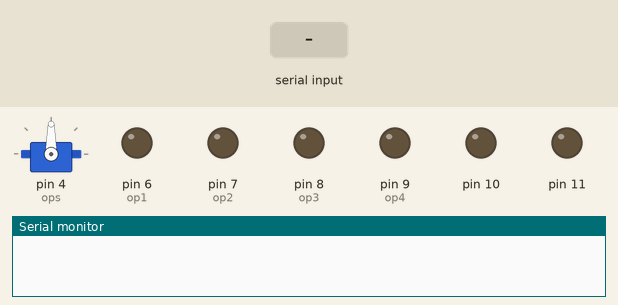
This sketch was run on a simulated Arduino Uno, built with avr-gcc and run on an emulated ATmega328P. On the bench: servo, output pins drawn as LEDs (lit = HIGH), the last lines printed to the serial monitor. The test bench sets the inputs (shaded band). Pins used as bus, display or sensor lines are not drawn.

Above: at 1.2 s.
1.3 s: "P" received over Serial
At 1.6 s:
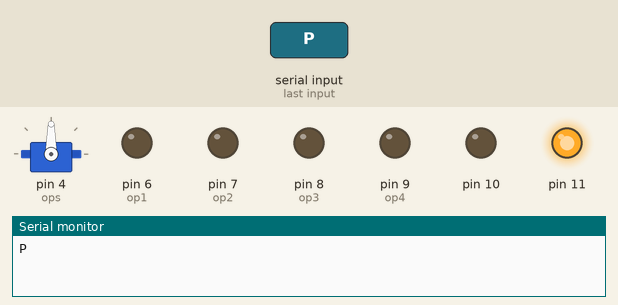
2.8 s: byte 71 ('G') received over Serial
At 3.27 s:
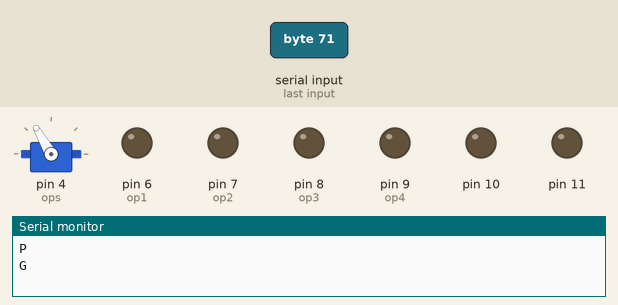
5.8 s: "B" received over Serial
At 7.7 s:
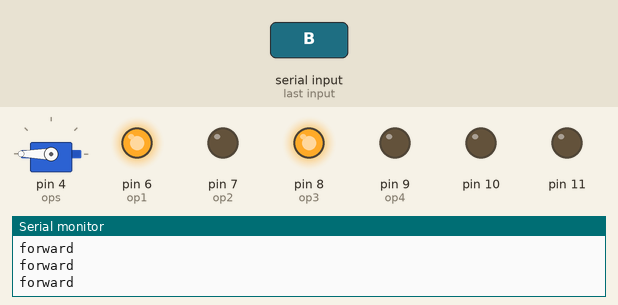
8.4 s: byte 103 ('g') received over Serial
At 8.88 s:
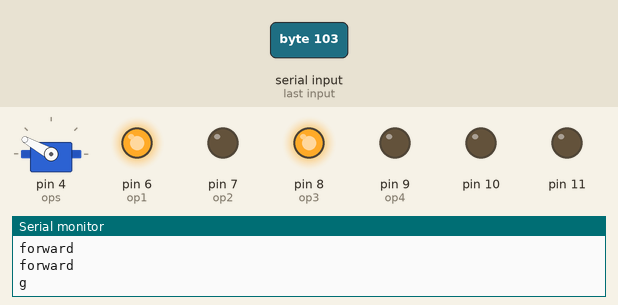
11.4 s: "L" received over Serial
At 13.5 s:
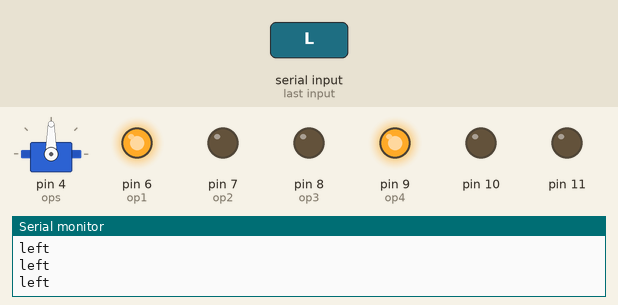
14.0 s: "R" received over Serial
At 15.1 s:
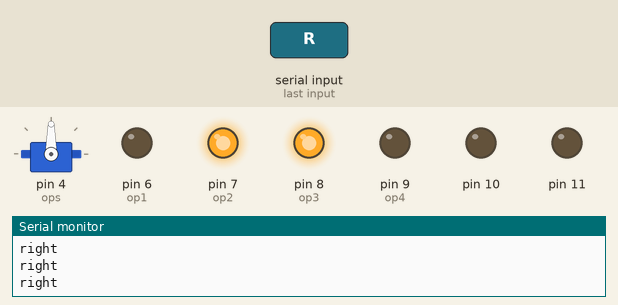
Timing chart, 0 to 16.5 s (numbered marks = the images above; inputs shaded):
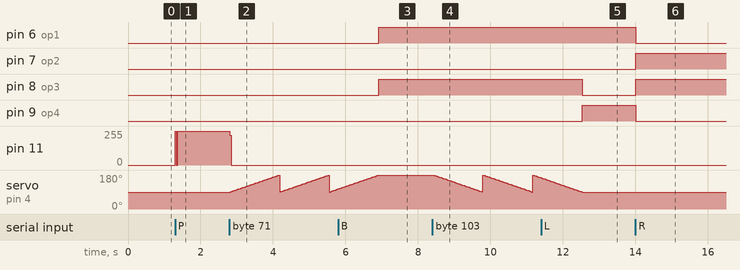

Measured:
- after the input at 1.3 s, pin 11: 0/255 → 255/255 at once
- after the input at 2.8 s, pin 11: 255/255 → 0/255 at once; servo on pin 4 (ops): ramps from 90° to 180° and jumps back, once every 1.4 s
- after the input at 5.8 s, pin 6 (op1), pin 8 (op3): LOW → HIGH after 1.1 s; servo on pin 4 (ops): goes on until 6.9 s, then stays 180°
- after the input at 8.4 s, servo on pin 4 (ops): ramps from 180° to 90° and jumps back, once every 1.4 s
- after the input at 11.4 s, pin 8 (op3): HIGH → LOW after 1.1 s; pin 9 (op4): LOW → HIGH after 1.1 s
- after the input at 14.0 s, pin 6 (op1), pin 9 (op4): HIGH → LOW at once; pin 7 (op2), pin 8 (op3): LOW → HIGH at once

The sketch:

RC_ARM.ino
```cpp
#include <Servo.h>
int opa1 = 10;
int opa2 = 11;
int ops = 4;
int pos = 90;
int op1 = 6;
int op2 = 7;
int op3 = 8;
int op4 = 9;
int s1 = A0;
int s2 = A1;
int Speed1 = 800;
int Speed2 = 800;
Servo myservo;

char a;

void setup() {
  pinMode(op1, OUTPUT);
  pinMode(op2, OUTPUT);
  pinMode(op3, OUTPUT);
  pinMode(op4, OUTPUT);
  pinMode(ops, OUTPUT);
  pinMode(A0, OUTPUT);
  pinMode(A1, OUTPUT);
  myservo.attach(ops);
  Serial.begin(9600);
  // put your setup code here, to run once:

}
void grabon()
{
  for (pos = 90; pos <= 180; pos += 1) { // goes from 0 degrees to 180 degrees
    // in steps of 1 degree
    myservo.write(pos);              // tell servo to go to position in variable 'pos'
    delay(15);
}
}
void graboff()
{
  for (pos = 180; pos >= 90; pos -= 1) { // goes from 180 degrees to 0 degrees
    myservo.write(pos);              // tell servo to go to position in variable 'pos'
    delay(15);                       // waits 15 ms for the servo to reach the position
}
}
void pickup()
{
  analogWrite(11,255);
  analogWrite(10, 0);
  delay(15);
  analogWrite(11,0);
  analogWrite(10, 0);
}
void pickdown()
{
  analogWrite(10,255);
  analogWrite(11, 0);
  delay(15);
  analogWrite(11,0);
  analogWrite(10, 0);
}

void forward()
{

  digitalWrite(op1, HIGH);
  digitalWrite(op2, LOW);
  digitalWrite(op3, HIGH);
  digitalWrite(op4, LOW);
  digitalWrite(s1, Speed1);
  digitalWrite(s2, Speed2);
  Serial.println("forward");

}
void Stop()
{
  //analogWrite(en1, 255);
  //analogWrite(en2, x);
  digitalWrite(op1, LOW);
  digitalWrite(op2, LOW);
  digitalWrite(op3, LOW);
  digitalWrite(op4, LOW);
  digitalWrite(s1, Speed1);
  digitalWrite(s2, Speed2);
  Serial.println("stop");

}

void reverse()
{
  //analogWrite(en1, 255);
  //analogWrite(en2, x);
  digitalWrite(op1, LOW);
  digitalWrite(op2, HIGH);
  digitalWrite(op3, LOW);
  digitalWrite(op4, HIGH);
  digitalWrite(s1, Speed1);
  digitalWrite(s2, Speed2);
  Serial.println("reverse");

}
void reverseright()
{
  //analogWrite(en1, 255);
  //analogWrite(en2, x);
  digitalWrite(op1, LOW);
  digitalWrite(op2, LOW);
  digitalWrite(op3, LOW);
  digitalWrite(op4, HIGH);
  digitalWrite(s1, Speed1);
  digitalWrite(s2, Speed2);
  Serial.println("reverse right");

}
void reverseleft()
{
  //analogWrite(en1,255);
  //analogWrite(en2, x);
  digitalWrite(op1, LOW);
  digitalWrite(op2, HIGH);
  digitalWrite(op3, LOW);
  digitalWrite(op4, LOW);
  digitalWrite(s1, Speed1);
  digitalWrite(s2, Speed2);
  Serial.println("reverse left");

}
void left()
{
  //analogWrite(en1, 255);
  //analogWrite(en2, x);
  digitalWrite(op1, HIGH);
  digitalWrite(op2, LOW);
  digitalWrite(op3, LOW);
  digitalWrite(op4, HIGH);
  digitalWrite(s1, Speed1);
  digitalWrite(s2, Speed2);
  Serial.println("left");

}
void right()
{
  // analogWrite(en1, 255);
  //analogWrite(en2, x);
  digitalWrite(op1, LOW);
  digitalWrite(op2, HIGH);
  digitalWrite(op3, HIGH);
  digitalWrite(op4, LOW);
  digitalWrite(s1, Speed1);
  digitalWrite(s2, Speed2);
  Serial.println("right");

}
void forwardleft()
{
  digitalWrite(op1, HIGH);
  digitalWrite(op2, LOW);
  digitalWrite(op3, LOW);
  digitalWrite(op4, LOW);
  digitalWrite(s1, Speed1);
  digitalWrite(s2, Speed2);
  Serial.println("forwardleft");

}
void forwardright()
{
  digitalWrite(op1, LOW);
  digitalWrite(op2, LOW);
  digitalWrite(op3, HIGH);
  digitalWrite(op4, LOW);
  digitalWrite(s1, Speed1);
  digitalWrite(s2, Speed2);
  Serial.println("forwardright");
}
void loop() {
    if (Serial.available())
    {
      a = Serial.read();
      Serial.println(a);
    }
    if (a == 'B')
    {
      forward();
      Serial.println("forward");
    }
    else if (a == 'L')
    {
      left();

    }
    else if (a == 'R')
    {
      right();

    }
    else if (a == 'z')
    {
      forwardleft();

    }
    else if (a == 'Z')
    {
      forwardright();

    }
    else if (a == 'F')
    {
      reverse();

    }

    else if (a == 'q')
    {
      reverseleft();

    }
    else if (a == 'Q')
    {
      reverseright();

    }
    else if (a == 'P')
    {
      pickup();

    }

    else if (a == 'D')
    {
      pickdown();
    }
    else if (a == 'G')
    {
      grabon();
    }
    else if (a == 'g')
    {
      graboff();
    }
    else if (a == 'S')
    {
      Stop();
    }
  }
```
